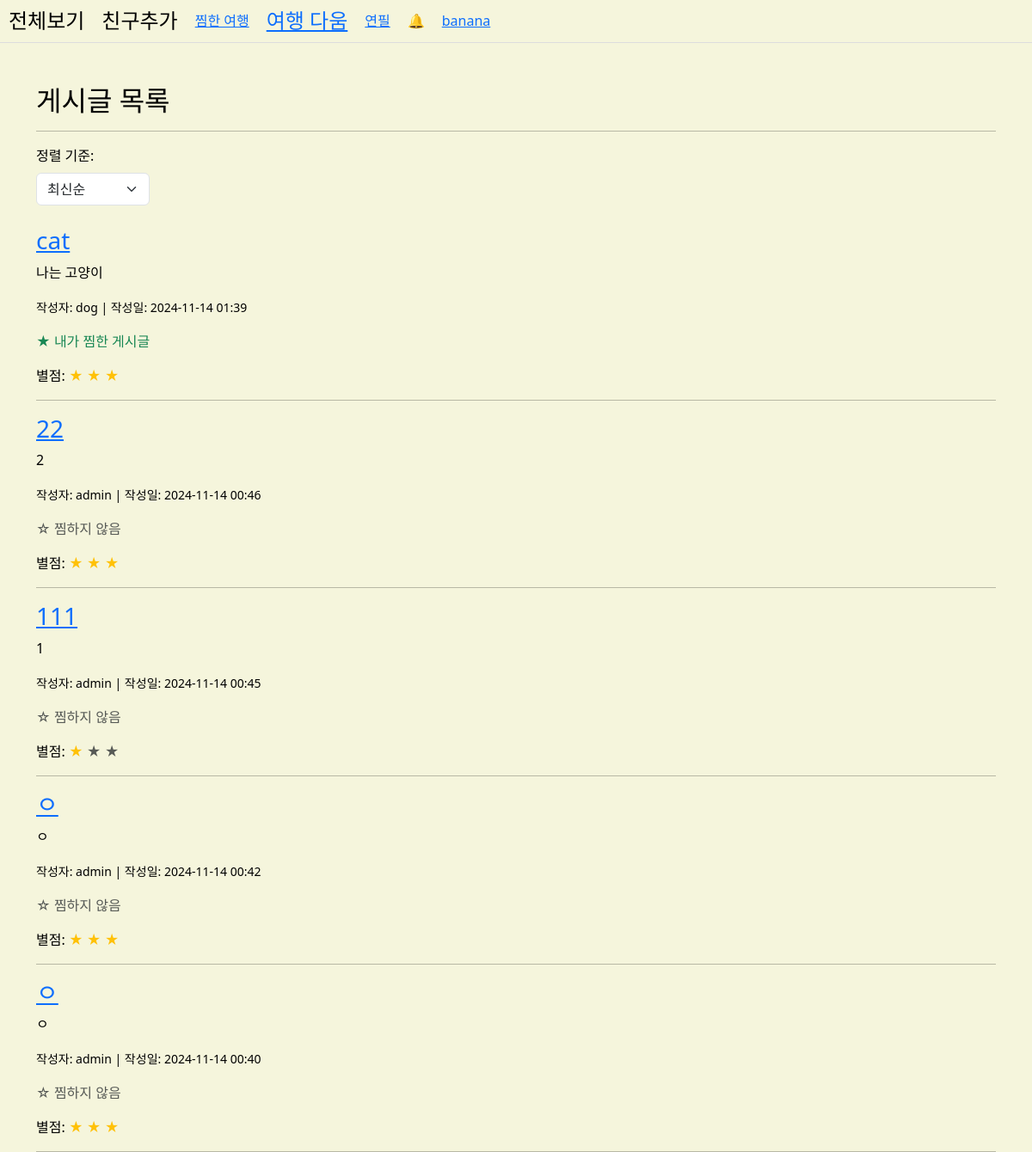
Screenshot of /posts/ (signed in) with the database file from the repository.
### apps/accounts/models.py (models this page shows, shortened)
class User(AbstractUser):
    name = models.CharField(max_length=10, null=True, blank=True)
    nickname = models.CharField(max_length=20, null=True, blank=True)
    user_id = models.CharField(max_length=20, unique=True, null=True, blank=True)  # 사용자 고유 아이디 필드 추가

### apps/posts/models.py (models this page shows, shortened)
class Post(models.Model):
    title = models.CharField(max_length=100, verbose_name="제목")
    content = models.TextField(verbose_name="내용")
    location = models.CharField(max_length=100, verbose_name="위치", blank=True, null=True)
    rating = models.IntegerField(default=3, verbose_name="별점")  # 별점 필드
    tags = models.ManyToManyField(Tag, blank=True, related_name='posts', verbose_name="태그")
    image = models.ImageField(upload_to='images/', blank=True, null=True)
    created_at = models.DateTimeField(auto_now_add=True)
    updated_at = models.DateTimeField(auto_now=True)
    author = models.ForeignKey(settings.AUTH_USER_MODEL, on_delete=models.CASCADE)

### apps/posts/views.py (the view)
# urls.py: path('posts/', post_list, name='post_list'),
@login_required
def post_list(request):
    sort = request.GET.get('sort', 'latest')
    friends = get_friends(request.user)
    posts = Post.objects.exclude(author__in=friends).exclude(author=request.user)  # 이 부분 수정
    user_bookmarks = Bookmark.objects.filter(user=request.user).values_list('post_id', flat=True)
    if sort == 'latest':
        posts = posts.order_by('-created_at')
    elif sort == 'rating':
        posts = posts.order_by('-rating')
    elif sort == 'likes':
        posts = sorted(posts, key=lambda p: p.like_set.count(), reverse=True)
    return render(request, 'posts/posts_list.html', {
        'posts': posts,
        'user_bookmarks': user_bookmarks,
        'sort': sort
    })

### apps/posts/views.py (called while the page is built)
def get_friends(user):
    accepted_requests = FriendRequest.objects.filter(from_user=user, is_accepted=True)
    accepted_requests |= FriendRequest.objects.filter(to_user=user, is_accepted=True)
    friends = set()
    for request in accepted_requests:
        if request.from_user == user:
            friends.add(request.to_user)
        else:
            friends.add(request.from_user)
    return friends

### templates/posts/posts_list.html (shortened to what this page needs)
{% extends 'base.html' %}
{% block content %}
<div class="container mt-5">
    <h2>게시글 목록</h2>
    <hr>
    <div class="mb-4">
        <form method="get" class="d-inline-block">
            <label for="sort" class="form-label">정렬 기준:</label>
            <select name="sort" id="sort" class="form-select" onchange="this.form.submit()">
                <option value="latest" {% if sort == 'latest' %}selected{% endif %}>최신순</option>
            </select>
        </form>
    </div>
    {% if posts %}
        {% for post in posts %}
        <div class="post-item">
            <h3>
                <a href="{% url 'posts:post_detail' post.id %}">{{ post.title }}</a>
            </h3>
            <p>{{ post.content|truncatewords:30 }}</p>
            <p><small>작성자: {{ post.author.username }} | 작성일: {{ post.created_at|date:"Y-m-d H:i" }}</small></p>
            {% if post.id in user_bookmarks %}
                <p class="text-success">★ 내가 찜한 게시글</p>
            {% else %}
                <p class="text-muted">☆ 찜하지 않음</p>
            {% endif %}
            <p>별점:
                {% for i in "123" %}
                    <span class="{% if i <= post.rating|stringformat:"i" %}text-warning{% else %}text-muted{% endif %}">★</span>
                {% endfor %}
            </p>
            <hr>
        </div>
        {% endfor %}
    {% else %}
        <p>게시글이 없습니다.</p>
    {% endif %}
</div>
{% endblock %}

### templates/base.html (shortened to what this page needs)
{% load static %}
<!DOCTYPE html>
<html lang="ko">
<head>
    <link href="https://cdn.jsdelivr.net/npm/bootstrap@5.3.0/dist/css/bootstrap.min.css" rel="stylesheet">
    <link rel="stylesheet" href="{% static 'css/style.css' %}">
</head>
<body>
    <main>
        <div class="menu-bar">
            <div class="dropdown">
                <h4>전체보기</h4>
            </div>
        <div class="dropdown">
            <h4>친구추가</h4>
        </div>
            <a href="{% url 'places:bookmarked_festivals' %}">찜한 여행</a>
            <a href="{% url 'posts:main' %}"><h4>여행 다움</h4></a>
            <a href="{% url 'posts:post_create' %}"><span class="menu-item">연필</span></a>
            <span class="menu-item dropdown">
                <span class="menu-icon" onclick="toggleRequests()">🔔</span>
            </span>
            <div class="dropdown">
                {% if user.is_authenticated %}
                    <a href="{% url 'profiles:profile_main' %}"><span class="dropdown-button">{{ user.username }}</span></a>
                {% endif %}
            </div>
        </div>
        {% block content %}{% endblock %}
    </main>
</body>
</html>

### static/css/style.css (style rules this page uses)
body { color: black; background-size: cover; background-position: center; background-color: beige; height: 100vh; }
.menu-bar { display: flex; align-items: center; gap: 20px; padding: 10px; border-bottom: 1px solid #ddd; }
.menu-bar h4, .menu-item, .dropdown-button { margin: 0; cursor: pointer; position: relative; }
.dropdown { position: relative; }

### rows the page displays
User: username "banana"
Post: title "cat", content "나는 고양이", author.username "dog", created_at "2024-11-14 01:39", shows "★ 내가 찜한 게시글"
Post: title "22", content "2", author.username "admin", created_at "2024-11-14 00:46", shows "☆ 찜하지 않음"
Post: title "111", content "1", author.username "admin", created_at "2024-11-14 00:45", shows "☆ 찜하지 않음"
Post: title "ㅇ", content "ㅇ", author.username "admin", created_at "2024-11-14 00:42", shows "☆ 찜하지 않음"
Post: title "ㅇ", content "ㅇ", author.username "admin", created_at "2024-11-14 00:40", shows "☆ 찜하지 않음"
